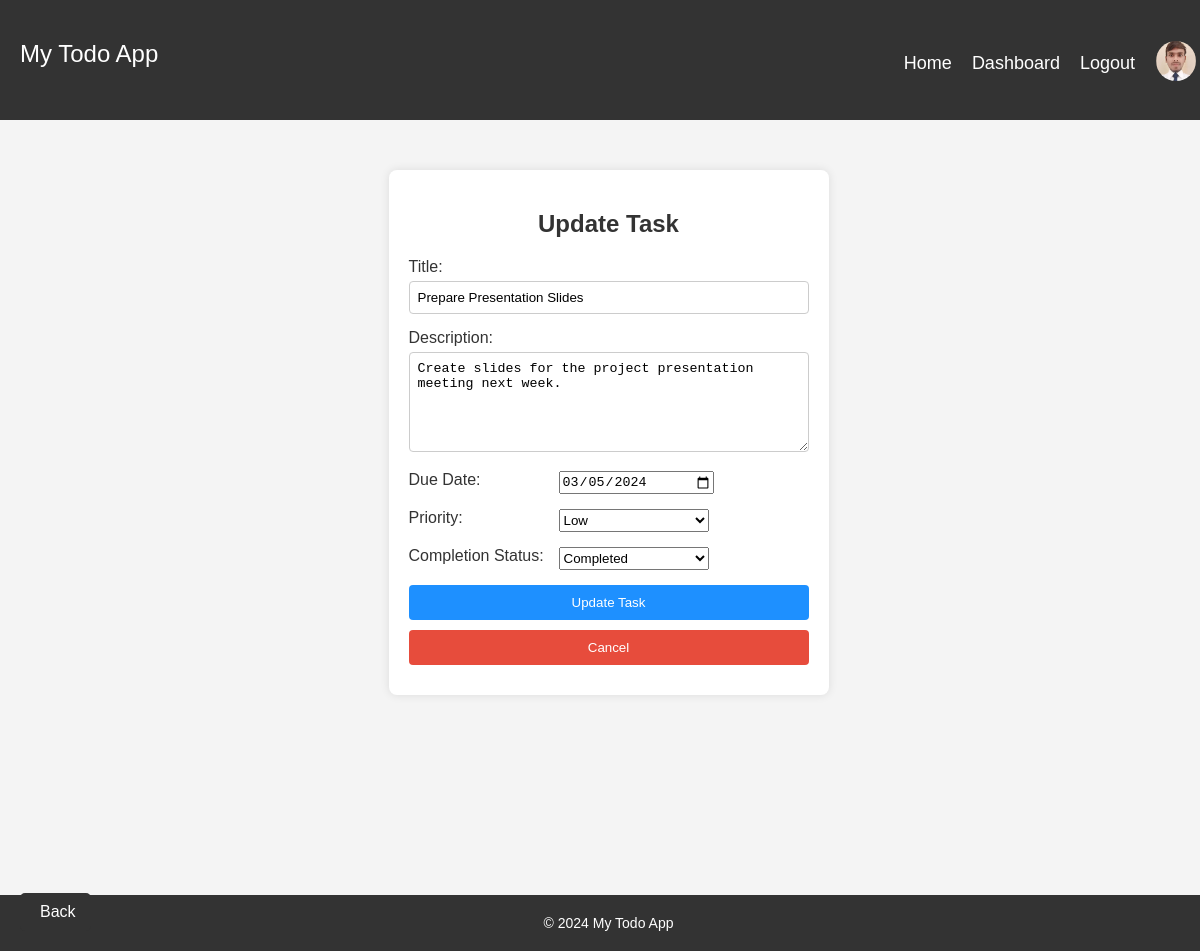
Screenshot of /update_task.php?task_id=38 (signed in) with the database file from the repository.
### tables this page shows
CREATE TABLE `tasks` (
  `task_id` int NOT NULL AUTO_INCREMENT,
  `user_id` int NOT NULL,
  `title` varchar(255) NOT NULL,
  `description` text,
  `due_date` date DEFAULT NULL,
  `created_at` datetime DEFAULT CURRENT_TIMESTAMP,
  `completed` tinyint(1) DEFAULT '0',
  `priority` varchar(50) NOT NULL DEFAULT 'Medium',
  PRIMARY KEY (`task_id`),
  KEY `user_id` (`user_id`),
  CONSTRAINT `tasks_ibfk_1` FOREIGN KEY (`user_id`) REFERENCES `users` (`user_id`) ON DELETE CASCADE
);

### update_task.php (the view, shortened to what this page needs)
<?php
require_once "includes/config.php";
$task_id = $_GET['task_id'];
$user_id = $_SESSION['user_id'];
$task_id = mysqli_real_escape_string($conn, $task_id);
$query = "SELECT * FROM tasks WHERE task_id = '$task_id' AND user_id = '$user_id'";
$result = mysqli_query($conn, $query);
if ($result) {
    $task = mysqli_fetch_assoc($result);
} else {
    $error = "Error: " . mysqli_error($conn);
}
?>
<!DOCTYPE html>
<html lang="en">
<head>
    <link rel="stylesheet" type="text/css" href="styles/new_task.css">
</head>
<body>
    <div class="scroll-container">
        <div class="scroll-wrapper">
            <?php
            include 'includes/header.php';
            ?>
            <main class="custom-main">
                <section>
                    <h2>Update Task</h2>
                    <form action="process_update_task.php" method="post">
                        <div class="field">
                            <label for="title">Title:</label>
                            <input type="text" name="title" id="title" value="<?php echo htmlspecialchars($task['title']); ?>" required>
                        </div>
                        <div class="field">
                            <label for="description">Description:</label>
                            <textarea name="description" id="description"><?php echo htmlspecialchars($task['description']); ?></textarea>
                        </div>
                        <div class="field field-single">
                            <label for="due_date">Due Date:</label>
                            <input type="date" name="due_date" id="due_date" value="<?php echo $task['due_date']; ?>" required>
                        </div>
                        <div class="field field-single">
                            <label for="priority">Priority:</label>
                            <select name="priority" id="priority">
                                <option value="Low" <?php if ($task['priority'] == 'Low') echo 'selected'; ?>>Low</option>
                            </select>
                        </div>
                        <div class="field field-single">
                            <label for="completion_status">Completion Status:</label>
                            <select name="completion_status" id="completion_status">
                                <option value="1" <?php if ($task['completed'] == 1) echo 'selected'; ?>>Completed</option>
                            </select>
                        </div>
                        <button type="submit">Update Task</button>
                        <button type="button" id="cancelButton">Cancel</button>
                    </form>
                </section>
            </main>
            <div class="footer">
                <?php
                include 'includes/footer.php';
                ?>
            </div>
        </div>
    </div>
</body>
</html>

### styles/new_task.css (style rules this page uses)
:root { --blueB: #1e90ff; --blueBB: #0d5fb1; --redB: #e74c3c; --redBB: #9d2214; --whiteB: #ffffff; --whiteBB: #f4f4f4; }
body { font-family: Arial, sans-serif; margin: 0; padding: 0; background-color: #f4f4f4; }
h2 { text-align: center; color: #333; }
form { margin-top: 20px; }
.field { margin-bottom: 15px; }
label { display: block; margin-bottom: 5px; color: #333; }
input[type="text"], input[type="email"], input[type="password"], textarea { width: 100%; padding: 8px; border: 1px solid #ccc; border-radius: 4px; box-sizing: border-box; }
textarea { width: 100%; max-width: 400px; min-width: 400px; min-height: 100px; padding: 8px; border: 1px solid #ccc; border-radius: 4px; box-sizing: border-box; }
button[type="submit"] { display: block; width: 100%; padding: 10px; background-color: var(--blueB); ; color: #fff; border: none; border-radius: 4px; cursor: pointer; box-sizing: border-box; margin: 10px 0; }
#cancelButton { display: block; width: 100%; padding: 10px; background-color: var(--redB); ; color: #fff; border: none; border-radius: 4px; cursor: pointer; box-sizing: border-box; margin: 10px 0; }
.field-single { display: flex; align-content: space-between; }
.field-single label { width: 150px; }
.field-single input, .field-single select { width: 150px; }

### styles/header.css (style rules this page uses)
:root { --blueB: #1e90ff; --blueBB: #1e90ff; --redB: #e74c3c; --redBB: #9d2214; --whiteB: #ffffff; --whiteBB: #f4f4f4; }
body { font-family: Arial, sans-serif; margin: 0; padding: 0; background-color: #f4f4f4; scrollbar-width: none; }
.scroll-container { width: 100%; height: 100%; overflow: hidden; }
.scroll-wrapper { width: calc(100% + 17px); height: calc(100% + 17px); overflow-y: scroll; padding-right: 17px; }
.custom-main { width: 400px; margin: 50px auto; padding: 20px; background-color: #ffff; border-radius: 8px; box-shadow: 0 0 10px rgba(0, 0, 0, 0.1); margin-bottom: 200px !important; }

### rows the page displays
tasks: title "Prepare Presentation Slides", description "Create slides for the project presentation meeting next week.", due_date "03/05/2024", priority "Low", completion_status "Completed"
